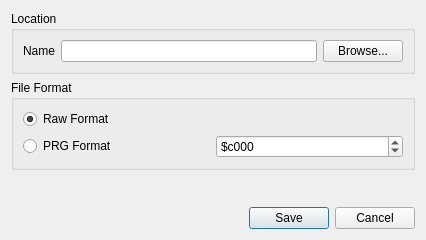
<?xml version="1.0" encoding="UTF-8"?>
<ui version="4.0">
 <class>ExportDialog</class>
 <widget class="QDialog" name="ExportDialog">
  <property name="geometry">
   <rect>
    <x>0</x>
    <y>0</y>
    <width>426</width>
    <height>240</height>
   </rect>
  </property>
  <property name="windowTitle">
   <string>Dialog</string>
  </property>
  <layout class="QVBoxLayout" name="verticalLayout_2">
   <item>
    <widget class="QGroupBox" name="groupBoxPRG">
     <property name="title">
      <string>Location</string>
     </property>
     <layout class="QHBoxLayout" name="horizontalLayout">
      <item>
       <widget class="QLabel" name="label">
        <property name="text">
         <string>Name</string>
        </property>
        <property name="buddy">
         <cstring>editFilename</cstring>
        </property>
       </widget>
      </item>
      <item>
       <widget class="QLineEdit" name="editFilename"/>
      </item>
      <item>
       <widget class="QPushButton" name="pushBrowse">
        <property name="text">
         <string>Browse...</string>
        </property>
       </widget>
      </item>
     </layout>
    </widget>
   </item>
   <item>
    <widget class="QGroupBox" name="groupBox">
     <property name="title">
      <string>File Format</string>
     </property>
     <layout class="QVBoxLayout" name="verticalLayout">
      <item>
       <widget class="QRadioButton" name="radioRaw">
        <property name="text">
         <string>Raw Format</string>
        </property>
        <property name="checked">
         <bool>true</bool>
        </property>
       </widget>
      </item>
      <item>
       <layout class="QHBoxLayout" name="horizontalLayout_2">
        <item>
         <widget class="QRadioButton" name="radioPRG">
          <property name="text">
           <string>PRG Format</string>
          </property>
         </widget>
        </item>
        <item>
         <widget class="QSpinBox" name="spinPRGAddress">
          <property name="prefix">
           <string>$</string>
          </property>
          <property name="maximum">
           <number>65536</number>
          </property>
          <property name="value">
           <number>49152</number>
          </property>
          <property name="displayIntegerBase">
           <number>16</number>
          </property>
         </widget>
        </item>
       </layout>
      </item>
     </layout>
    </widget>
   </item>
   <item>
    <spacer name="verticalSpacer">
     <property name="orientation">
      <enum>Qt::Vertical</enum>
     </property>
     <property name="sizeHint" stdset="0">
      <size>
       <width>20</width>
       <height>9</height>
      </size>
     </property>
    </spacer>
   </item>
   <item>
    <widget class="QDialogButtonBox" name="buttonBox">
     <property name="orientation">
      <enum>Qt::Horizontal</enum>
     </property>
     <property name="standardButtons">
      <set>QDialogButtonBox::Cancel|QDialogButtonBox::Save</set>
     </property>
     <property name="centerButtons">
      <bool>false</bool>
     </property>
    </widget>
   </item>
  </layout>
 </widget>
 <resources/>
 <connections>
  <connection>
   <sender>buttonBox</sender>
   <signal>accepted()</signal>
   <receiver>ExportDialog</receiver>
   <slot>accept()</slot>
   <hints>
    <hint type="sourcelabel">
     <x>212</x>
     <y>219</y>
    </hint>
    <hint type="destinationlabel">
     <x>212</x>
     <y>119</y>
    </hint>
   </hints>
  </connection>
  <connection>
   <sender>buttonBox</sender>
   <signal>rejected()</signal>
   <receiver>ExportDialog</receiver>
   <slot>reject()</slot>
   <hints>
    <hint type="sourcelabel">
     <x>212</x>
     <y>219</y>
    </hint>
    <hint type="destinationlabel">
     <x>212</x>
     <y>119</y>
    </hint>
   </hints>
  </connection>
 </connections>
</ui>
